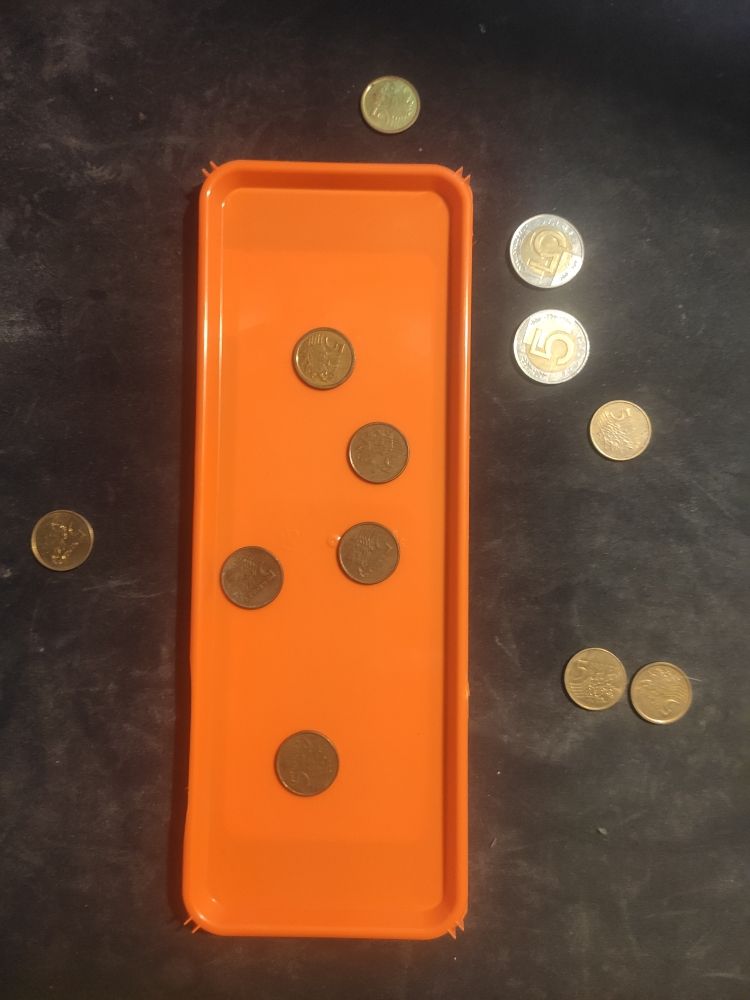
#> input picture CW05-CoinCounter/pliki/tray1.jpg, 750 x 1000 px; its folder holds only this picture in this run
$ python -i coin_counter.py   (imports and definitions only)
#> lines starting #> are read from the running program, lines starting #| are printed output that depends on the picture; after the words box and inside, x2 and y2 are one past the last pixel; in counts of white or black regions, pixels touching at a corner belong together
import cv2
import numpy as np
import os
import tkinter as tk
from PIL import Image, ImageTk

# Globals
IMAGE_DIR_PATH = "CW05-CoinCounter/pliki"
COIN_SIZE_THRESHOLD = 1.8  # Percentage of tray area

class CoinDetector:
    def __init__(self):
        self.reset()

    def reset(self):
        self.coins_on_tray = []  # [(center, radius, is_large)]
        self.coins_off_tray = []  # [(center, radius, is_large)]
        self.tray = None
        self.tray_area = 0

    def process(self, image):
        self.reset()
        result = image.copy()

        # Generate weighted grayscale for tray detection
        b, g, r = cv2.split(image)
        weighted_gray = (r.astype(np.float32) * 1.0 + g.astype(np.float32) * -1.0 +
                         b.astype(np.float32) * -0.9) * 3.0
        weighted_gray = np.clip(weighted_gray, 0, 255).astype(np.uint8)

        # Detect tray and on-tray coins
        processed_tray = self._enhance_image(cv2.cvtColor(weighted_gray, cv2.COLOR_GRAY2BGR))
        gray_tray = cv2.cvtColor(processed_tray, cv2.COLOR_BGR2GRAY)
        self.tray = self._detect_tray(weighted_gray)

        if self.tray is not None:
            self.tray_area = cv2.contourArea(self.tray)
            cv2.drawContours(result, [self.tray], 0, (255, 0, 0), 2)  # Blue for tray

        # Detect coins on tray
        on_tray_circles = cv2.HoughCircles(gray_tray, cv2.HOUGH_GRADIENT, dp=1,
                                          minDist=36, param1=51, param2=38,
                                          minRadius=10, maxRadius=0)

        # Detect coins off-tray (including coins and non-coins within tray area)
        processed_all = self._enhance_image(image)
        gray_all = cv2.cvtColor(processed_all, cv2.COLOR_BGR2GRAY)
        all_circles = cv2.HoughCircles(gray_all, cv2.HOUGH_GRADIENT, dp=1,
                                      minDist=36, param1=51, param2=38,
                                      minRadius=10, maxRadius=0)

        # Process on-tray coins
        if on_tray_circles is not None:
            for circle in np.uint16(np.around(on_tray_circles))[0]:
                center = (int(circle[0]), int(circle[1]))
                radius = int(circle[2])
                is_large = self._is_large_coin(radius)
                self.coins_on_tray.append((center, radius, is_large))

                # Draw coin (green for large/5zł, light blue for small/5gr)
                color = (0, 255, 0) if is_large else (255, 191, 0)
                cv2.circle(result, center, radius, color, 2)
                cv2.circle(result, center, 2, color, 3)

        # Process off-tray coins
        if all_circles is not None and self.tray is not None:
            for circle in np.uint16(np.around(all_circles))[0]:
                center = (int(circle[0]), int(circle[1]))

                # Only include coins not on tray
                if not self._is_on_tray(center):
                    radius = int(circle[2])
                    is_large = self._is_large_coin(radius)
                    self.coins_off_tray.append((center, radius, is_large))

                    # Draw coin (red for large/5zł, yellow for small/5gr)
                    color = (0, 0, 255) if is_large else (0, 255, 255)
                    cv2.circle(result, center, radius, color, 2)
                    cv2.circle(result, center, 2, color, 3)

        return result

    def _enhance_image(self, image):
        # Enhance contrast
        img_float = image.astype(np.float32) / 255.0
        img_float = 0.5 + 2.0 * (img_float - 0.5)
        enhanced = (np.clip(img_float, 0, 1) * 255).astype(np.uint8)

        # Apply blur and morphology
        enhanced = cv2.GaussianBlur(enhanced, (11, 11), 0)
        kernel = np.ones((11, 11), np.uint8)
        return cv2.morphologyEx(enhanced, cv2.MORPH_CLOSE, kernel)

    def _detect_tray(self, gray):
        # Threshold and clean up with morphology
        _, thresh = cv2.threshold(gray, 200, 200, cv2.THRESH_BINARY)
        kernel = np.ones((17, 17), np.uint8)
        thresh = cv2.morphologyEx(thresh, cv2.MORPH_CLOSE, kernel)
        thresh = cv2.morphologyEx(thresh, cv2.MORPH_OPEN, kernel)

        # Find largest contour
        contours, _ = cv2.findContours(thresh, cv2.RETR_EXTERNAL, cv2.CHAIN_APPROX_SIMPLE)
        return max(contours, key=cv2.contourArea) if contours else None

    def _is_on_tray(self, point):
        return self.tray is not None and cv2.pointPolygonTest(self.tray, point, False) >= 0

    def get_coin_area(self, radius):
        return np.pi * radius * radius

    def get_tray_area(self):
        return self.tray_area

    def _is_large_coin(self, radius):
        if self.tray_area > 0:
            coin_percentage = (self.get_coin_area(radius) / self.tray_area) * 100
            return coin_percentage > COIN_SIZE_THRESHOLD
        return radius > 30  # fallback

    # [22 lines left out: function get_counts, not called in this run]

class CoinCounterApp:
    # [144 lines left out: functions __init__, _setup_gui, show_image, _resize_image, not called in this run]

    def run(self):
        self.root.mainloop()

# [3 lines not run here, left out]

>>> import cv2
>>> picture = cv2.imread('pliki/tray1.jpg')
#> picture is the input picture: shape (1000, 750, 3); mean B, G, R 46.1, 73.5, 117.8
>>> result = CoinDetector().process(picture)
#> in process, `weighted_gray = (r.astype(np.float32) * 1.0 + g.astype(np.float32) * -..`:
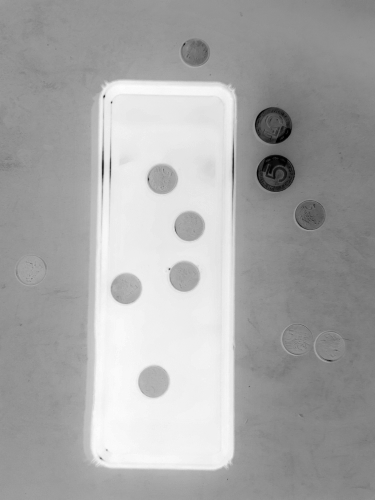
#> weighted_gray: shape (1000, 750) float32 (shown at 1/2 size); min -686.4, max 366.9, mean 8.5; drawn with min black and max white
#> in _detect_tray, `thresh = cv2.morphologyEx(thresh, cv2.MORPH_CLOSE, kernel)`:
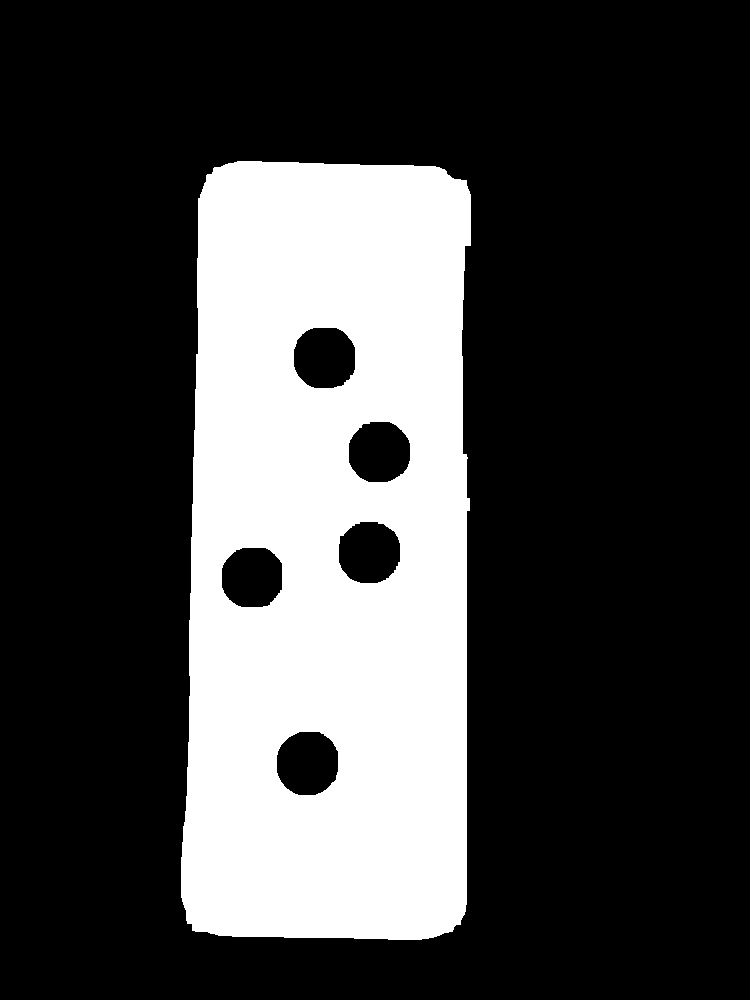
#> thresh: shape (1000, 750); values 0 (black) and 200 (white), 26.2% white; 1 white region, box (x1, y1, x2, y2) and area: (181, 161, 471, 940) 196385
#> in _detect_tray, `contours, _ = cv2.findContours(thresh, cv2.RETR_EXTERNAL, cv2.CHAIN_AP..`: contours = 1 contour; box (x1, y1, x2, y2) and area: (181, 161, 471, 940) 210671
#> in process, `self.tray = self._detect_tray(weighted_gray)`: self.tray = contour of 189 points, box (x1, y1, x2, y2) (181, 161, 471, 940), area 210671
#> in process, `self.tray_area = cv2.contourArea(self.tray)`: self.tray_area = 210671
#> in process, `on_tray_circles = cv2.HoughCircles(gray_tray, cv2.HOUGH_GRADIENT, dp=1..`: on_tray_circles = [[251.5, 577.5, 30.8], [378.5, 452.5, 29.9], [368.5, 552.5, 29.7], [307.5, 763.5, 31.4], [323.5, 358.5, 30.6]]
#> in process, `gray_all = cv2.cvtColor(processed_all, cv2.COLOR_BGR2GRAY)`:
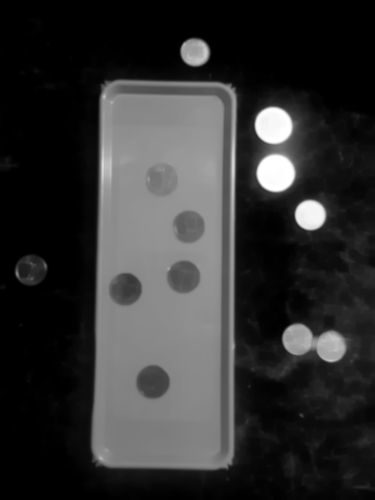
#> gray_all: shape (1000, 750) (shown at 1/2 size); min 0, max 255, mean 50
#> in process, `all_circles = cv2.HoughCircles(gray_all, cv2.HOUGH_GRADIENT, dp=1, min..`: all_circles = 13 rows, first 8: [546.5, 250.5, 37.2], [551.5, 345.5, 37.7], [249.5, 578.5, 32.3], [366.5, 554.5, 32.9], [376.5, 453.5, 32.4], [304.5, 763.5, 33.5], [661.5, 692.5, 30.9], [620.5, 429.5, 30.9]
#> the loop in process, `for circle in np.uint16(np.around(on_tray_circles))[0]:` made 5 passes
#> (center, radius, coin_percentage in _is_large_coin) on passes 1 to 5: ((252, 578), 31, 1.43), ((378, 452), 30, 1.34), ((368, 552), 30, 1.34), ((308, 764), 31, 1.43), ((324, 358), 31, 1.43)
#> after the loop in process, `for circle in np.uint16(np.around(on_tray_circles))[0]:`:
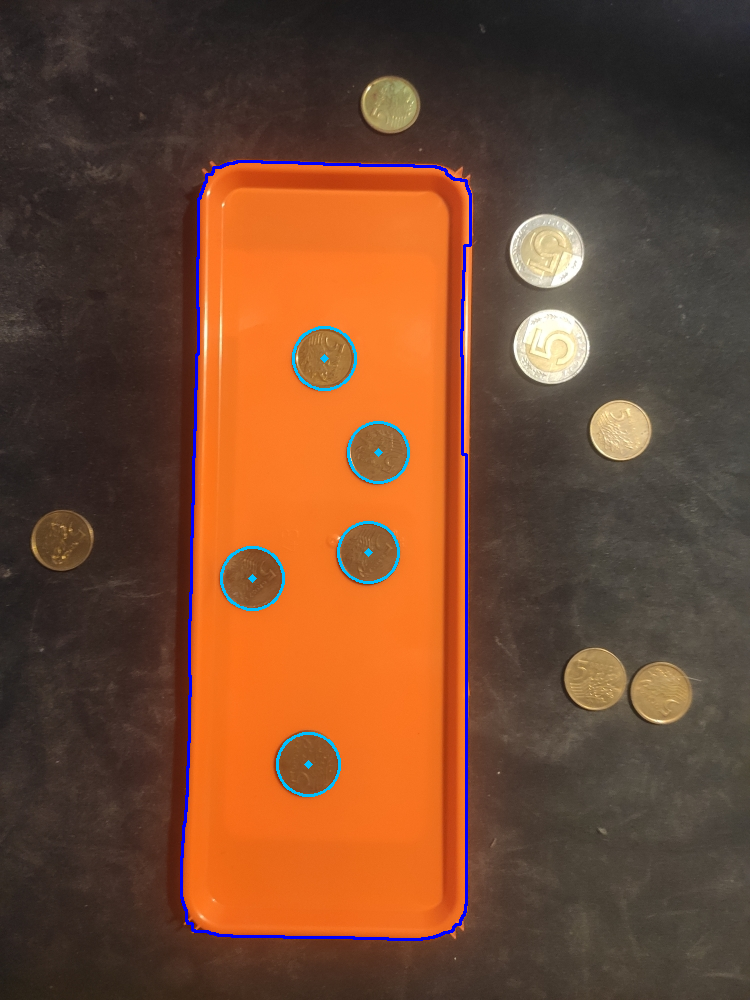
#> result: shape (1000, 750, 3); mean B, G, R 48.8, 73.2, 115.5
#> after the loop in process, `for circle in np.uint16(np.around(on_tray_circles))[0]:`: self.coins_on_tray = [((252, 578), 31, False), ((378, 452), 30, False), ((368, 552), 30, False), ((308, 764), 31, False), ((324, 358), 31, False)]
#> the loop in process, `for circle in np.uint16(np.around(all_circles))[0]:` made 13 passes
#> (center, radius, coin_percentage in _is_large_coin, is_large, color) on passes 1, 2, 7, 8, 9, 10, 12: ((546, 250), 37, 2.04, True, (0, 0, 255)), ((552, 346), 38, 2.15, True, (0, 0, 255)), ((662, 692), 31, 1.43, False, (0, 255, 255)), ((620, 430), 31, 1.43, False, (0, 255, 255)), ((596, 678), 31, 1.43, False, (0, 255, 255)), ((390, 104), 28, 1.17, False, (0, 255, 255)), ((60, 542), 30, 1.34, False, (0, 255, 255))
#> after the loop in process, `for circle in np.uint16(np.around(all_circles))[0]:`:
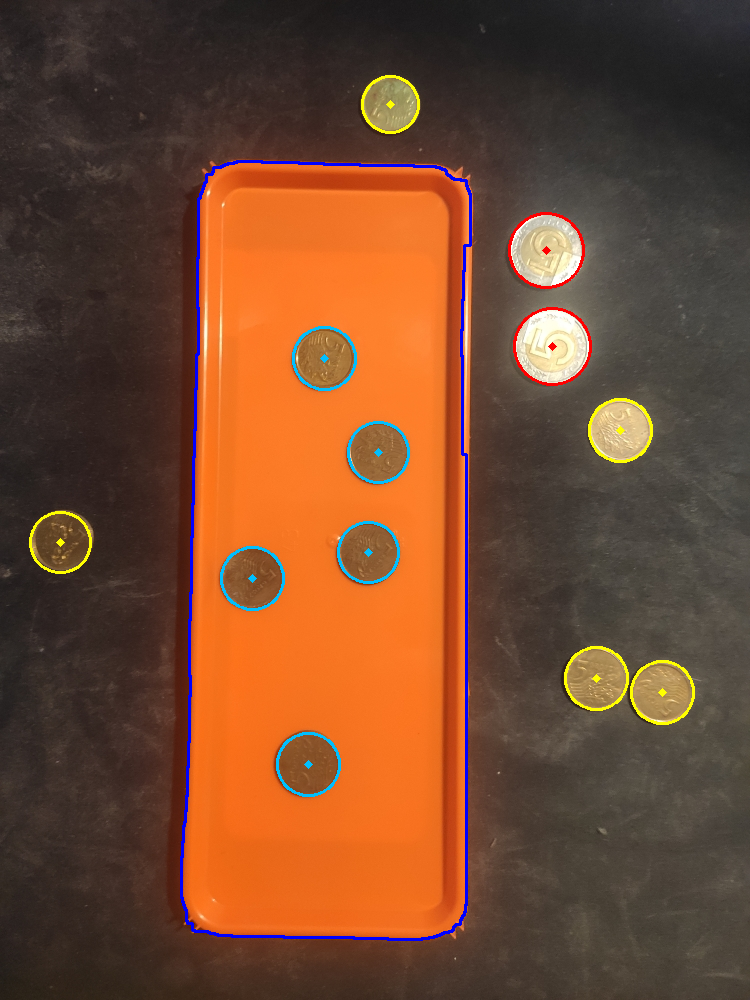
#> result: shape (1000, 750, 3); 0.61% of pixels changed, all inside (x1, y1, x2, y2) = (29, 75, 695, 725)
#> after the loop in process, `for circle in np.uint16(np.around(all_circles))[0]:`: self.coins_off_tray = [((546, 250), 37, True), ((552, 346), 38, True), ((662, 692), 31, False), ((620, 430), 31, False), ((596, 678), 31, False), ((390, 104), 28, False), ((60, 542), 30, False)]

$ run again, on CW05-CoinCounter/pliki/tray2.jpg
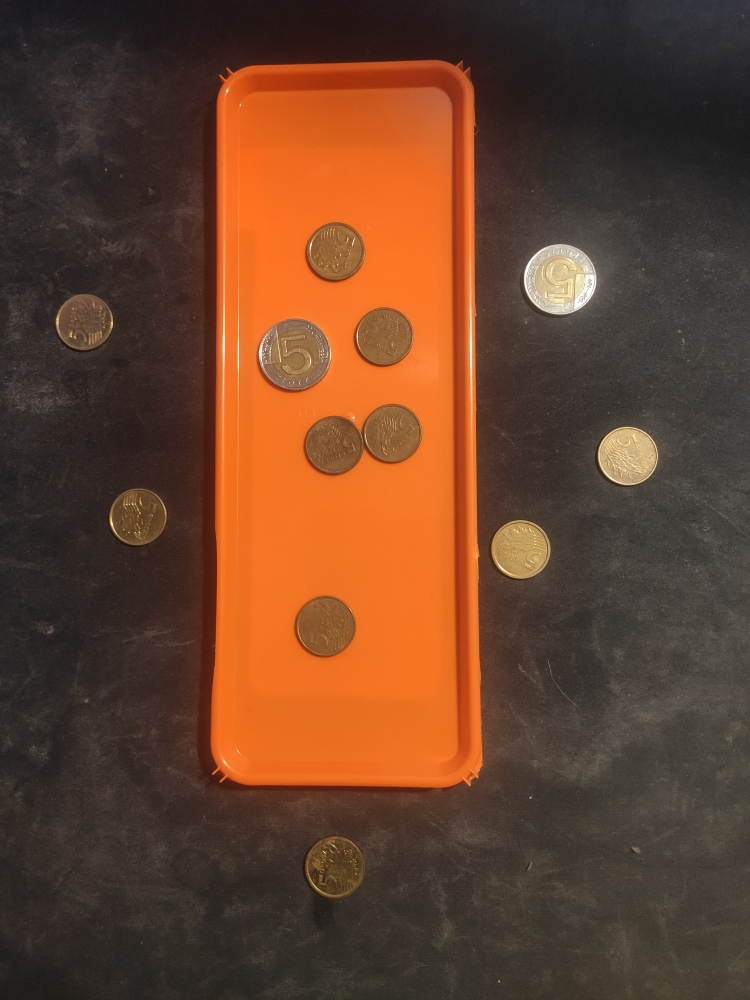
#> input picture CW05-CoinCounter/pliki/tray2.jpg, 750 x 1000 px
#> picture is the input picture: shape (1000, 750, 3); mean B, G, R 43.6, 65.7, 103.4
#> in _detect_tray, `thresh = cv2.morphologyEx(thresh, cv2.MORPH_CLOSE, kernel)`:
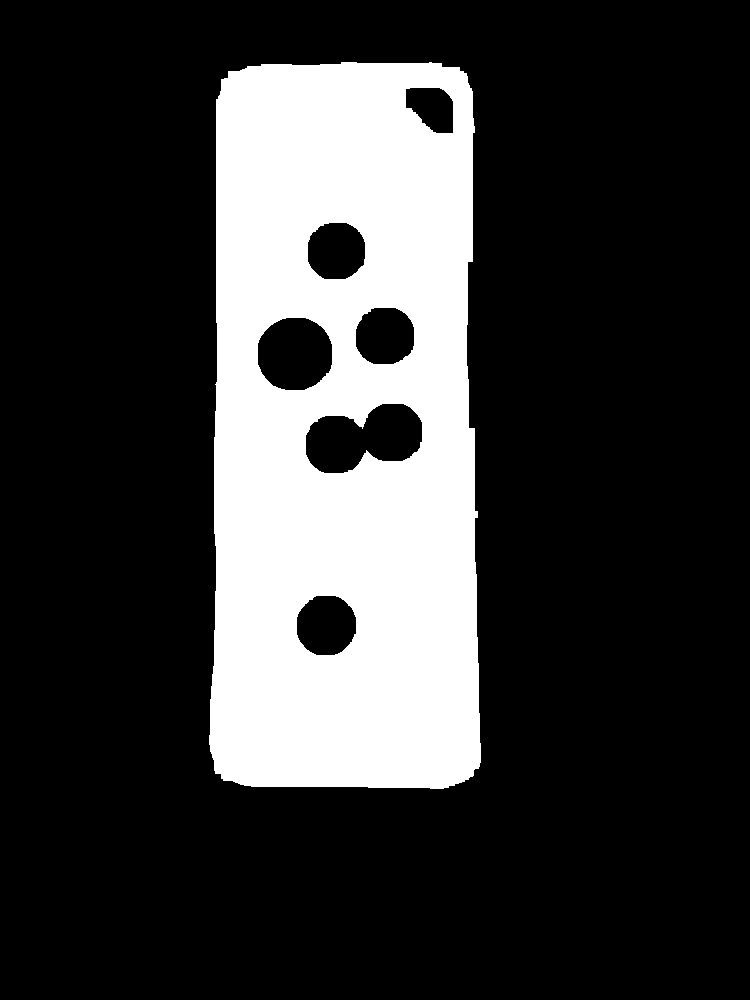
#> thresh: shape (1000, 750); values 0 (black) and 200 (white), 22.2% white; 1 white region, box (x1, y1, x2, y2) and area: (209, 62, 481, 789) 166665
#> contours = 1 contour; box (x1, y1, x2, y2) and area: (210, 63, 481, 788) 185434
#> self.tray = contour of 156 points, box (x1, y1, x2, y2) (210, 63, 481, 788), area 185434
#> self.tray_area = 185433.5
#> on_tray_circles = [[325.5, 625.5, 28.8], [392.5, 432.5, 28.5], [333.5, 444.5, 28.8], [294.5, 352.5, 36.3], [383.5, 335.5, 28.8], [335.5, 250.5, 28.1]]
#> all_circles = 13 rows, first 8: [390.5, 434.5, 31.4], [558.5, 278.5, 35.5], [332.5, 446.5, 30.3], [381.5, 338.5, 30.2], [520.5, 549.5, 29], [626.5, 455.5, 29], [137.5, 515.5, 29.1], [294.5, 352.5, 34.9]
#> the loop in process, `for circle in np.uint16(np.around(on_tray_circles))[0]:` made 6 passes
#> (center, radius, coin_percentage in _is_large_coin, is_large, color) on passes 1 to 6: ((326, 626), 29, 1.42, False, (255, 191, 0)), ((392, 432), 28, 1.33, False, (255, 191, 0)), ((334, 444), 29, 1.42, False, (255, 191, 0)), ((294, 352), 36, 2.2, True, (0, 255, 0)), ((384, 336), 29, 1.42, False, (255, 191, 0)), ((336, 250), 28, 1.33, False, (255, 191, 0))
#> after the loop in process, `for circle in np.uint16(np.around(on_tray_circles))[0]:`: self.coins_on_tray = [((326, 626), 29, False), ((392, 432), 28, False), ((334, 444), 29, False), ((294, 352), 36, True), ((384, 336), 29, False), ((336, 250), 28, False)]
#> the loop in process, `for circle in np.uint16(np.around(all_circles))[0]:` made 13 passes
#> (center, radius, coin_percentage in _is_large_coin, is_large, color) on passes 2, 5, 6, 7, 11, 12: ((558, 278), 36, 2.2, True, (0, 0, 255)), ((520, 550), 29, 1.42, False, (0, 255, 255)), ((626, 456), 29, 1.42, False, (0, 255, 255)), ((138, 516), 29, 1.42, False, (0, 255, 255)), ((84, 322), 28, 1.33, False, (0, 255, 255)), ((334, 868), 29, 1.42, False, (0, 255, 255))
#> after the loop in process, `for circle in np.uint16(np.around(all_circles))[0]:`:
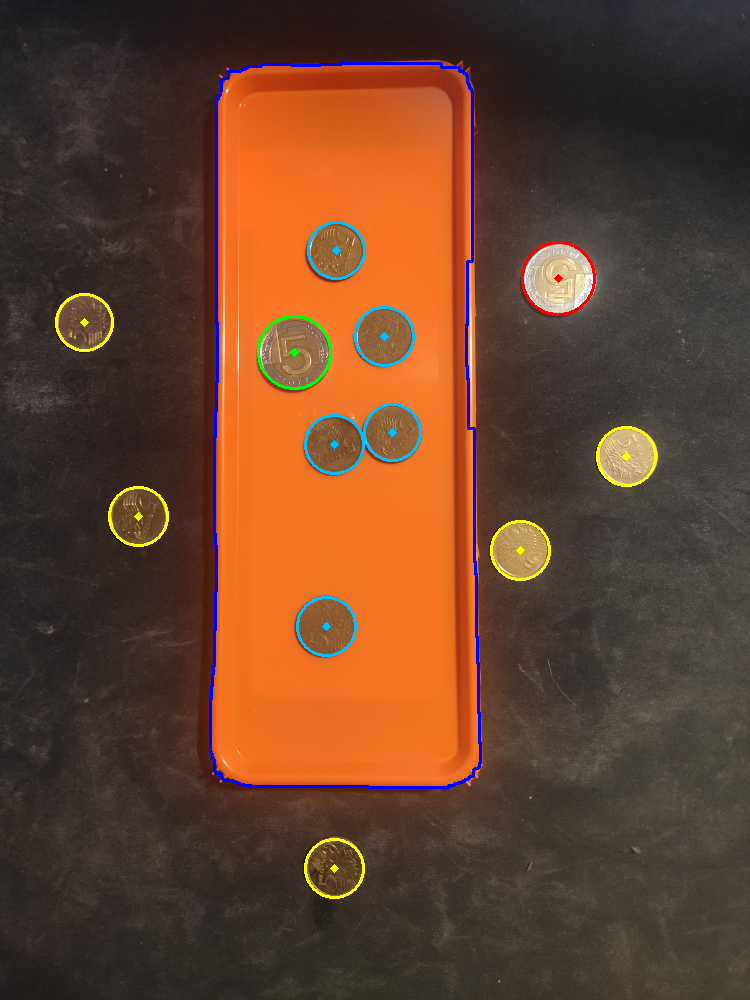
#> result: shape (1000, 750, 3); mean B, G, R 45.8, 66.1, 101.9
#> after the loop in process, `for circle in np.uint16(np.around(all_circles))[0]:`: self.coins_off_tray = [((558, 278), 36, True), ((520, 550), 29, False), ((626, 456), 29, False), ((138, 516), 29, False), ((84, 322), 28, False), ((334, 868), 29, False)]
